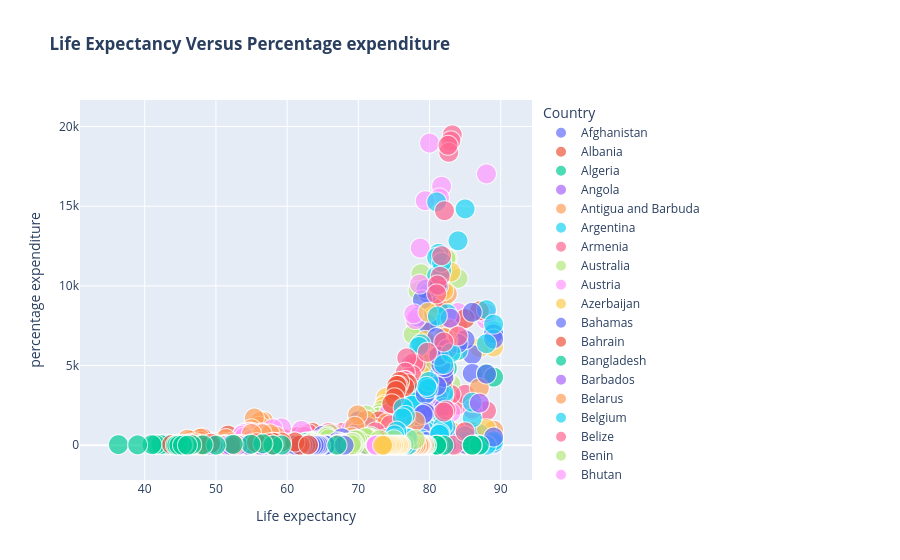

Notebook code for this chart:
### Markdown cell above
## Life Expectancy Versus Percentage expenditure

### Code cell
px.scatter(df,x='Life expectancy ',y='percentage expenditure',color='Country',
           size='Year',title='<b> Life Expectancy Versus Percentage expenditure')
